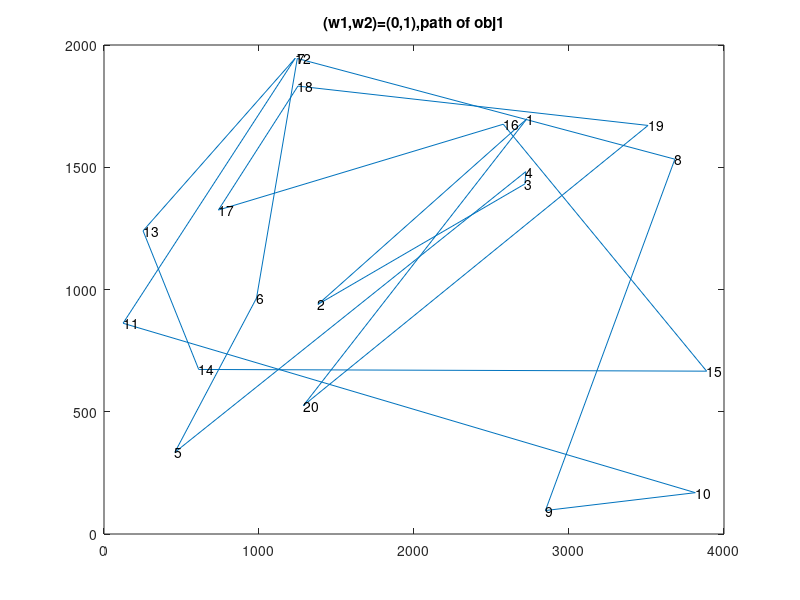
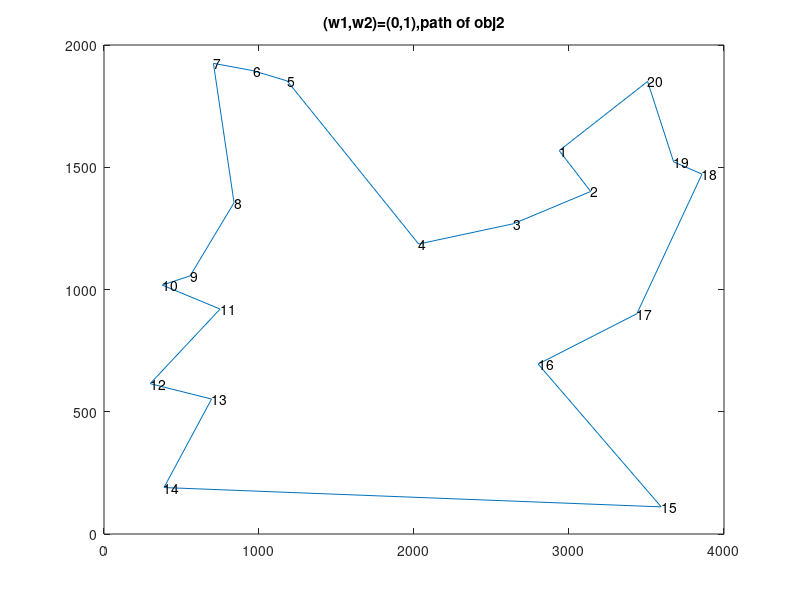
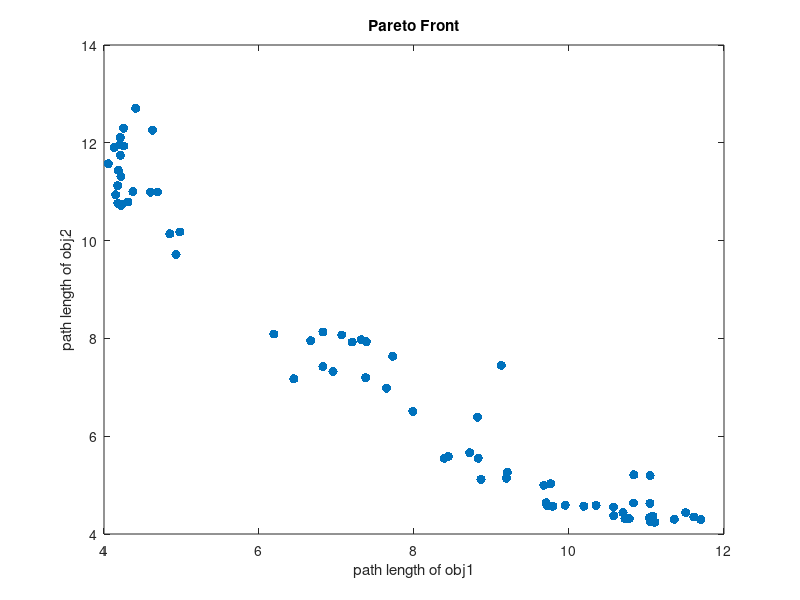

Write MATLAB code to recreate these figures, in order.
clear;clc;
city=20;
load('tour4_20.mat')
load('rl4_20.mat')
load('obj2_4_20.mat')
load('obj1_4_20.mat')
load('kroA20.mat')
load('kroB20.mat')
t=101;
w1=1-(t-1)*0.01
w2=(t-1)*0.01
for i=1:city
    rank(i)=tour(t,1,i)+1;
end
rank(city+1)=tour(t,1,1)+1;
for i=1:city+1
    x(i)=kroA20(rank(i),2);
    y(i)=kroA20(rank(i),3);
    p(i)=kroB20(rank(i),2);
    q(i)=kroB20(rank(i),3);
end

figure(1)
plot(x,y)
title(['(w1,w2)=(',num2str(w1),',',num2str(w2),'),path of obj1'])
for i=1:city
    text(x(i),y(i),['',num2str(i)]);
end

figure(2)
plot(p,q)
title(['(w1,w2)=(',num2str(w1),',',num2str(w2),'),path of obj2'])
for i=1:city
    text(p(i),q(i),['',num2str(i)]);
end

figure(3)
obj1=rl(:,1);
obj2=rl(:,2);
plot(obj1,obj2,'.','MarkerSize',20)
xlabel('path length of obj1')
ylabel('path length of obj2')
title(['Pareto Front'])